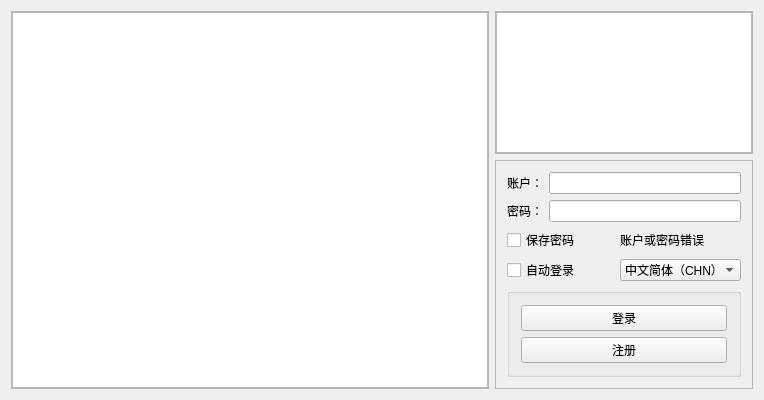
<?xml version="1.0" encoding="UTF-8"?>
<ui version="4.0">
 <class>LoginWindowClass</class>
 <widget class="QMainWindow" name="LoginWindowClass">
  <property name="geometry">
   <rect>
    <x>0</x>
    <y>0</y>
    <width>764</width>
    <height>400</height>
   </rect>
  </property>
  <property name="windowTitle">
   <string>LoginWindow</string>
  </property>
  <widget class="QWidget" name="centralWidget">
   <layout class="QGridLayout" name="gridLayout_4">
    <item row="0" column="0">
     <layout class="QHBoxLayout" name="centralLayout" stretch="1,0">
      <item>
       <widget class="QFrame" name="frame_3">
        <property name="frameShape">
         <enum>QFrame::StyledPanel</enum>
        </property>
        <property name="frameShadow">
         <enum>QFrame::Raised</enum>
        </property>
        <property name="lineWidth">
         <number>0</number>
        </property>
        <layout class="QGridLayout" name="gridLayout_3">
         <property name="sizeConstraint">
          <enum>QLayout::SetDefaultConstraint</enum>
         </property>
         <property name="leftMargin">
          <number>0</number>
         </property>
         <property name="topMargin">
          <number>0</number>
         </property>
         <property name="rightMargin">
          <number>0</number>
         </property>
         <property name="bottomMargin">
          <number>0</number>
         </property>
         <property name="spacing">
          <number>0</number>
         </property>
         <item row="0" column="0">
          <widget class="QPlainTextEdit" name="ptEdit_picture"/>
         </item>
        </layout>
       </widget>
      </item>
      <item>
       <layout class="QVBoxLayout" name="vLayout_loginInfo">
        <item>
         <widget class="QFrame" name="frame_2">
          <property name="maximumSize">
           <size>
            <width>15000</width>
            <height>16777215</height>
           </size>
          </property>
          <property name="frameShape">
           <enum>QFrame::StyledPanel</enum>
          </property>
          <property name="frameShadow">
           <enum>QFrame::Raised</enum>
          </property>
          <property name="lineWidth">
           <number>0</number>
          </property>
          <layout class="QGridLayout" name="gridLayout_2">
           <property name="leftMargin">
            <number>0</number>
           </property>
           <property name="topMargin">
            <number>0</number>
           </property>
           <property name="rightMargin">
            <number>0</number>
           </property>
           <property name="bottomMargin">
            <number>0</number>
           </property>
           <property name="spacing">
            <number>0</number>
           </property>
           <item row="0" column="0">
            <widget class="QPlainTextEdit" name="ptEdit_accountIcon"/>
           </item>
          </layout>
         </widget>
        </item>
        <item>
         <widget class="QFrame" name="frame_loginInfo">
          <property name="frameShape">
           <enum>QFrame::StyledPanel</enum>
          </property>
          <property name="frameShadow">
           <enum>QFrame::Raised</enum>
          </property>
          <layout class="QGridLayout" name="gridLayout">
           <item row="7" column="0">
            <widget class="QCheckBox" name="cBox_LoginAuto">
             <property name="text">
              <string>自动登录</string>
             </property>
            </widget>
           </item>
           <item row="8" column="0" colspan="2">
            <widget class="QGroupBox" name="gBox_loginRegist">
             <property name="title">
              <string/>
             </property>
             <layout class="QVBoxLayout" name="verticalLayout">
              <item>
               <widget class="QPushButton" name="pbtn_login">
                <property name="text">
                 <string>登录</string>
                </property>
               </widget>
              </item>
              <item>
               <widget class="QPushButton" name="pbtn_regist">
                <property name="text">
                 <string>注册</string>
                </property>
               </widget>
              </item>
             </layout>
            </widget>
           </item>
           <item row="4" column="0">
            <widget class="QCheckBox" name="cBox_savePassword">
             <property name="text">
              <string>保存密码</string>
             </property>
            </widget>
           </item>
           <item row="2" column="0" colspan="2">
            <layout class="QHBoxLayout" name="horizontalLayout_2">
             <item>
              <widget class="QLabel" name="label_password">
               <property name="text">
                <string>密码：</string>
               </property>
              </widget>
             </item>
             <item>
              <widget class="QLineEdit" name="lEdit_password"/>
             </item>
            </layout>
           </item>
           <item row="4" column="1">
            <widget class="QLabel" name="label_accountPassError">
             <property name="text">
              <string>账户或密码错误</string>
             </property>
            </widget>
           </item>
           <item row="0" column="0" colspan="2">
            <layout class="QHBoxLayout" name="horizontalLayout">
             <item>
              <widget class="QLabel" name="label_account">
               <property name="text">
                <string>账户：</string>
               </property>
              </widget>
             </item>
             <item>
              <widget class="QLineEdit" name="ledit_account"/>
             </item>
            </layout>
           </item>
           <item row="7" column="1">
            <widget class="QComboBox" name="cBox_languageChange">
             <item>
              <property name="text">
               <string>中文简体（CHN）</string>
              </property>
             </item>
             <item>
              <property name="text">
               <string>美国英语（USA）</string>
              </property>
             </item>
            </widget>
           </item>
          </layout>
         </widget>
        </item>
       </layout>
      </item>
     </layout>
    </item>
   </layout>
  </widget>
 </widget>
 <layoutdefault spacing="6" margin="11"/>
 <resources>
  <include location="LoginWindow.qrc"/>
 </resources>
 <connections/>
</ui>
